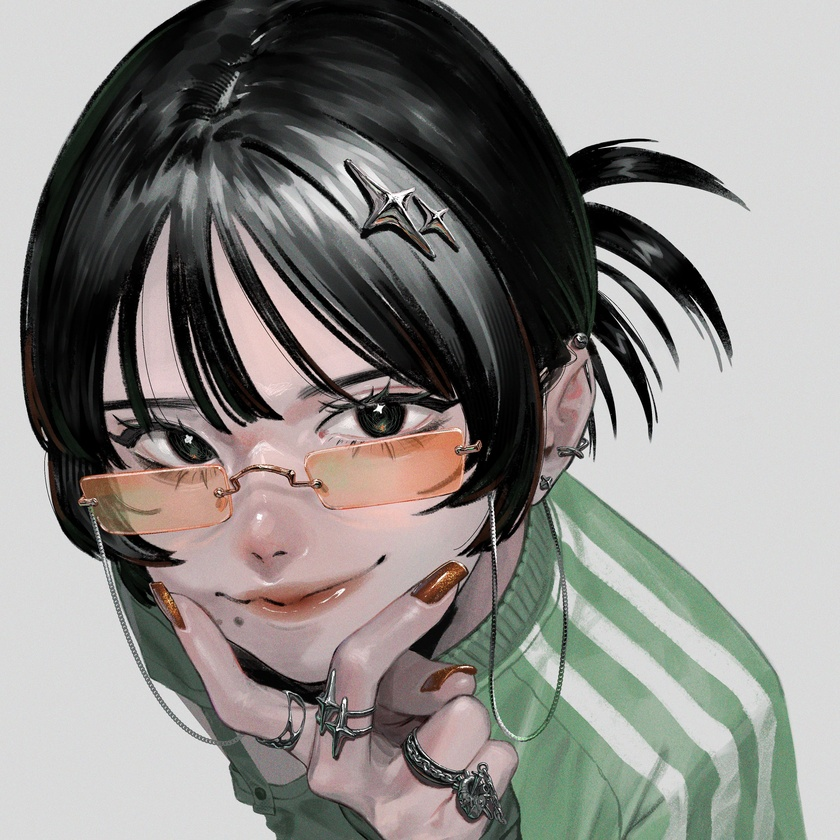
#> input picture test_image.jpg, 840 x 840 px, shrunk from 3314 x 3314 before the run
$ python watermark_eval.py
#> lines starting #> are read from the running program, lines starting #| are printed output that depends on the picture; after the words box and inside, x2 and y2 are one past the last pixel; in counts of white or black regions, pixels touching at a corner belong together
import cv2
import numpy as np
import matplotlib.pyplot as plt
import os

def prepare_image_watermark(logo_path):
    """Loads the logo and converts to strict B&W using its ORIGINAL resolution."""
    logo = cv2.imread(logo_path, cv2.IMREAD_GRAYSCALE)
    if logo is None:
        print(f"Error: Could not load '{logo_path}'.")
        exit()

    _, logo_binary = cv2.threshold(logo, 127, 1, cv2.THRESH_BINARY)
    wm_h, wm_w = logo_binary.shape
    return logo_binary, wm_h, wm_w

def get_shuffled_coordinates(h, w, seed=42):
    """Creates a randomized list of all 8x8 block coordinates."""
    coords = []
    for i in range(0, h, 8):
        for j in range(0, w, 8):
            coords.append((i, j))

    np.random.seed(seed)
    np.random.shuffle(coords)
    return coords

def embed_dct_unbreakable(image, watermark_binary, alpha=100, seed=42):
    """Embeds bits into Low-Mid frequencies scattered across the Green channel."""
    watermarked = image.copy()
    channel = np.float32(watermarked[:, :, 1]) # Green Channel

    h, w = channel.shape
    h -= h % 8
    w -= w % 8

    coords = get_shuffled_coordinates(h, w, seed)
    wm_h, wm_w = watermark_binary.shape
    redundancy = 3 # 3x redundancy for the 16MP photo

    # Capacity Safety Check
    max_blocks = len(coords)
    required_blocks = wm_h * wm_w * redundancy
    if required_blocks > max_blocks:
        print(f"\n--- CAPACITY ERROR ---")
        print(f"Host image blocks: {max_blocks} | Blocks needed: {required_blocks}")
        exit()

    coord_idx = 0

    for i in range(wm_h):
        for j in range(wm_w):
            wm_bit = watermark_binary[i, j]

            for _ in range(redundancy):
                y, x = coords[coord_idx]
                coord_idx += 1

                block = channel[y:y+8, x:x+8]
                dct_block = cv2.dct(block)

                # UNBREAKABLE TARGETS RESTORED: Low-Mid Frequencies
                c1, c2 = dct_block[2, 1], dct_block[1, 2]

                if wm_bit == 1:
                    if c1 <= c2 + alpha:
                        diff = (c2 + alpha - c1) / 2.0 + 1
                        dct_block[2, 1] += diff
                        dct_block[1, 2] -= diff
                else:
                    if c2 <= c1 + alpha:
                        diff = (c1 + alpha - c2) / 2.0 + 1
                        dct_block[1, 2] += diff
                        dct_block[2, 1] -= diff

                channel[y:y+8, x:x+8] = cv2.idct(dct_block)

    channel = np.clip(channel, 0, 255).astype(np.uint8)
    watermarked[:h, :w, 1] = channel[:h, :w]

    return watermarked

def extract_dct_unbreakable(image, wm_h, wm_w, seed=42):
    """Extracts scattered bits from Low-Mid frequencies using Majority Voting."""
    channel = np.float32(image[:, :, 1])

    h, w = channel.shape
    h -= h % 8
    w -= w % 8

    extracted = np.zeros((wm_h, wm_w), dtype=np.uint8)
    coords = get_shuffled_coordinates(h, w, seed)
    coord_idx = 0
    redundancy = 3

    for i in range(wm_h):
        for j in range(wm_w):
            votes_for_one = 0

            for _ in range(redundancy):
                y, x = coords[coord_idx]
                coord_idx += 1

                block = channel[y:y+8, x:x+8]
                dct_block = cv2.dct(block)

                # UNBREAKABLE TARGETS RESTORED
                c1, c2 = dct_block[2, 1], dct_block[1, 2]

                if c1 > c2:
                    votes_for_one += 1

            if votes_for_one >= 2:
                extracted[i, j] = 1
            else:
                extracted[i, j] = 0

    return extracted * 255

def calculate_accuracy(original_watermark, extracted_watermark):
    extracted_binary = (extracted_watermark > 127).astype(np.uint8)
    matches = np.sum(original_watermark == extracted_binary)
    return (matches / original_watermark.size) * 100

def main():
    img_path = 'test_image.jpg'
    logo_path = 'logo.png'

    if not os.path.exists(img_path):
        print(f"Error: Could not find {img_path}")
        return

    original_img = cv2.imread(img_path)
#> original_img is the input picture: shape (840, 840, 3); mean B, G, R 133.3, 136.7, 138.9

    # Dynamic Size Extraction
    watermark_binary, wm_h, wm_w = prepare_image_watermark(logo_path)
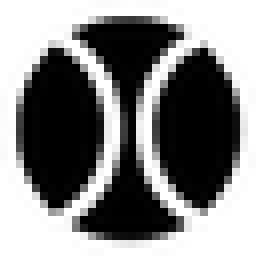
#> input picture logo.png, 32 x 32 px, shrunk from 128 x 128 before the run (shown 8 times larger)
#> in prepare_image_watermark, logo is the input picture: shape (32, 32); min 0, max 255, mean 131.6
#> in prepare_image_watermark, `_, logo_binary = cv2.threshold(logo, 127, 1, cv2.THRESH_BINARY)`:
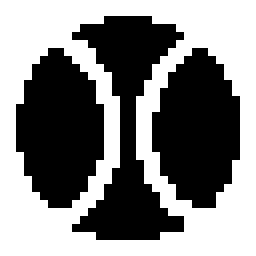
#> logo_binary: shape (32, 32) (shown 8 times larger); values 0 (black) and 1 (white), 51.7% white; 3 black regions, box (x1, y1, x2, y2) and area: (9, 2, 23, 30) 172, (2, 6, 13, 26) 162, (19, 6, 30, 26) 161
#> wm_h = 32; wm_w = 32

    print("Embedding Watermark... (Targeting Low-Mid Frequencies, Alpha=100)")
    watermarked_img = embed_dct_unbreakable(original_img, watermark_binary, alpha=100, seed=42)
#> in embed_dct_unbreakable, `channel = np.float32(watermarked[:, :, 1])`:
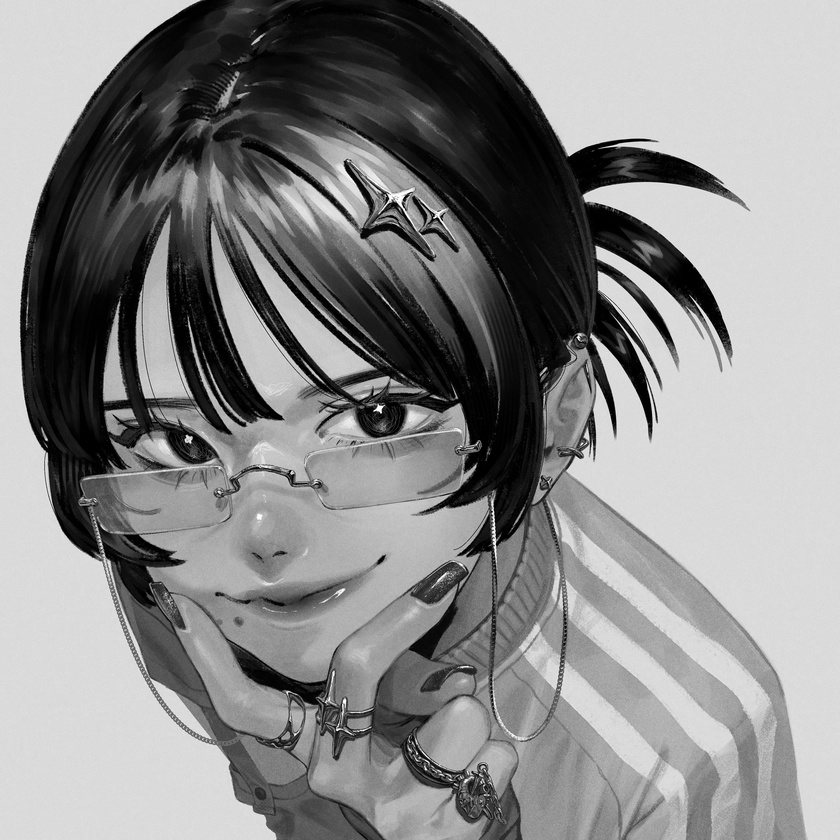
#> channel: shape (840, 840) float32; min 0, max 255, mean 136.7
#> after the loop in embed_dct_unbreakable, `for i in range(wm_h):`:
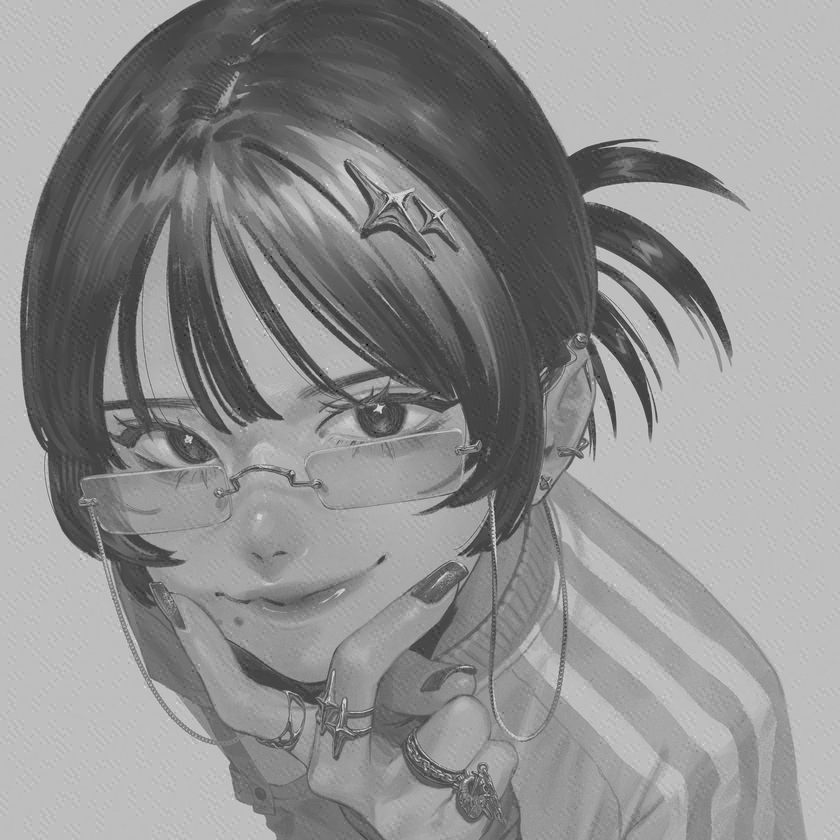
#> channel: shape (840, 840) float32; min -120.9, max 334.2, mean 136.7; drawn with min black and max white
#> after the loop in embed_dct_unbreakable, `for i in range(wm_h):`: coord_idx = 3072

    # UPDATED: Changed to 8 distinct QF values to display
    qf_values = [100, 90, 75, 50, 20, 11, 8, 5]

    # Changed to 12x12 so vertical stacked plots aren't squished
    plt.figure(figsize=(12, 12))
    plt.suptitle("File Size and Watermark (128x128) Accuracy", fontsize=18)

    for i, qf in enumerate(qf_values):
        temp_filename = f'temp_unbreakable_qf{qf}.jpg'

        # Save the file to disk
        cv2.imwrite(temp_filename, watermarked_img, [int(cv2.IMWRITE_JPEG_QUALITY), qf])

        # GET FILE SIZE IN KILOBYTES
        file_size_kb = os.path.getsize(temp_filename) / 1024.0

        # Read it back and extract
        compressed_img = cv2.imread(temp_filename)
        extracted_wm = extract_dct_unbreakable(compressed_img, wm_h, wm_w, seed=42)

        accuracy = calculate_accuracy(watermark_binary, extracted_wm)
#> in calculate_accuracy, `matches = np.sum(original_watermark == extracted_binary)`: matches = 1024
#> accuracy = 100
        compressed_rgb = cv2.cvtColor(compressed_img, cv2.COLOR_BGR2RGB)

        # Calculate matrix mapping for a 4x4 plot grid (4 items top row group, 4 items bottom)
        col = i % 4
        row_group = i // 4  # 0 for first four QFs, 1 for last four QFs

        img_subplot_idx = (row_group * 2) * 4 + col + 1
        wm_subplot_idx = (row_group * 2 + 1) * 4 + col + 1

        # Plot Image with File Size Title
        plt.subplot(4, 4, img_subplot_idx)
        plt.imshow(compressed_rgb, interpolation='nearest')
        plt.title(f"QF: {qf}\nSize: {file_size_kb:.1f} KB", fontsize=11, fontweight='bold')
        plt.axis('off')

        # Plot Extracted Logo
        plt.subplot(4, 4, wm_subplot_idx)
        plt.imshow(extracted_wm, cmap='gray', interpolation='nearest')
        plt.title(f"Accuracy: {accuracy:.1f}%", fontsize=11)
        plt.axis('off')

        if os.path.exists(temp_filename):
            os.remove(temp_filename)

    plt.tight_layout()
    plt.show()
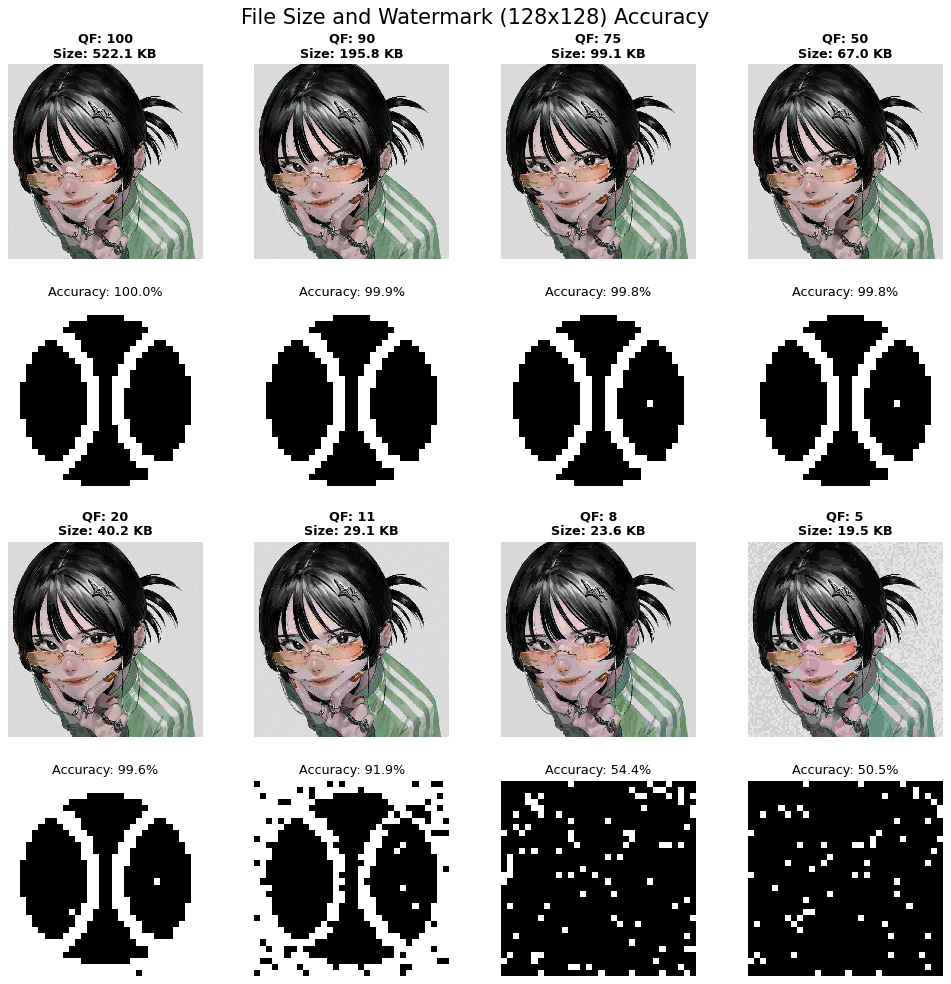
#> figure drawn by matplotlib, 16 panels

if __name__ == "__main__":
    main()
